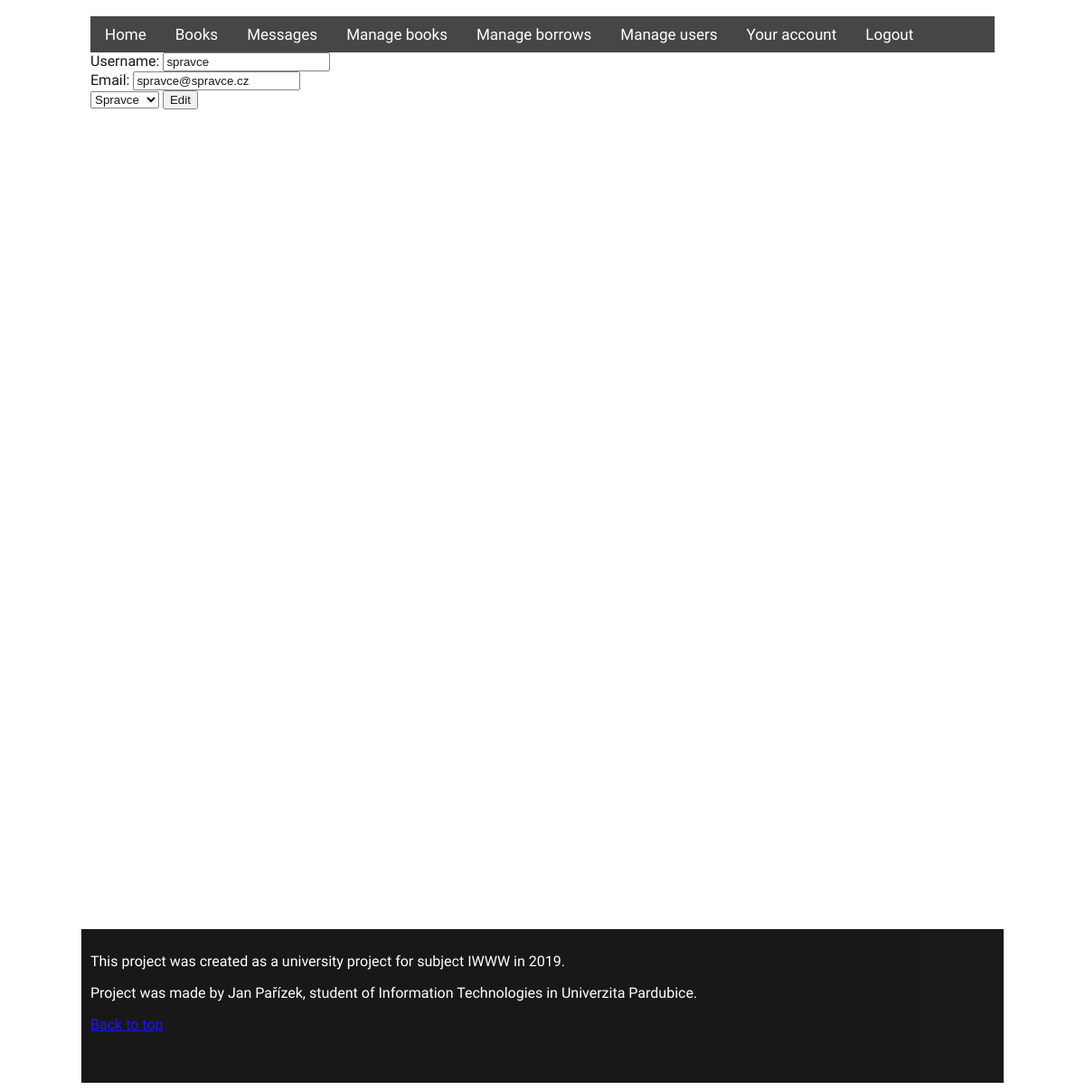
Page /code/index.php?page=edituser&iduser=2 (signed in) on the committed database.
### tables this page shows
CREATE TABLE IF NOT EXISTS `uzivatele` (
  `id` int(11) NOT NULL,
  `role` varchar(20) NOT NULL,
  `username` varchar(30) NOT NULL,
  `email` varchar(50) NOT NULL,
  `password` varchar(32) NOT NULL,
  `datumRegistrace` date NOT NULL
);

### code/pages/editUser.php (the view, shortened to what this page needs)
<?php
if (isset($_GET["iduser"]) && getRole($_SESSION["id"]) == 'admin') {
    $iduser = $_GET["iduser"];
    $servername = "sql2.webzdarma.cz";
    $username = "st52545webzd2482";
    $password = "Databaze1";
    $dbname = 'st52545webzd2482';
    $conn = new mysqli($servername, $username, $password, $dbname);
    $sql = "SELECT * FROM uzivatele WHERE id = " . $iduser;
    $result = $conn->query($sql);
    $row = $result->fetch_assoc();
    $userName = $row["username"];
    $email = $row["email"];
    $role = $row["role"];
}
else {
    header("Refresh:0; url=../index.php");
}
?>
<div class="register_form">
<form method="post" action="">
    Username: <input name="userinput" type="text" value="<?php echo $userName;?>"><br>
    Email: <input name="emailinput" type="email" value="<?php echo $email;?>"><br>
    <select name="roleinput">
        <option <?php if ($role == "spravce") echo 'selected';?> value="spravce">Spravce</option>
        <option <?php if ($role == "zakaznik") echo 'selected';?> value="zakaznik">Zakaznik</option></select>
    <input type="submit" value="Edit" name="edit">
</form>
</div>

### code/styles/style.css (style rules this page uses)
body { font-family: "Sarabun"; background-image: url("https://i.imgur.com/P1TLR6t.jpg"); background-repeat: no-repeat; background-size: auto; position: relative; }

### rows in the picture
uzivatele: userinput "spravce", emailinput "spravce@spravce.cz", roleinput "Spravce"
